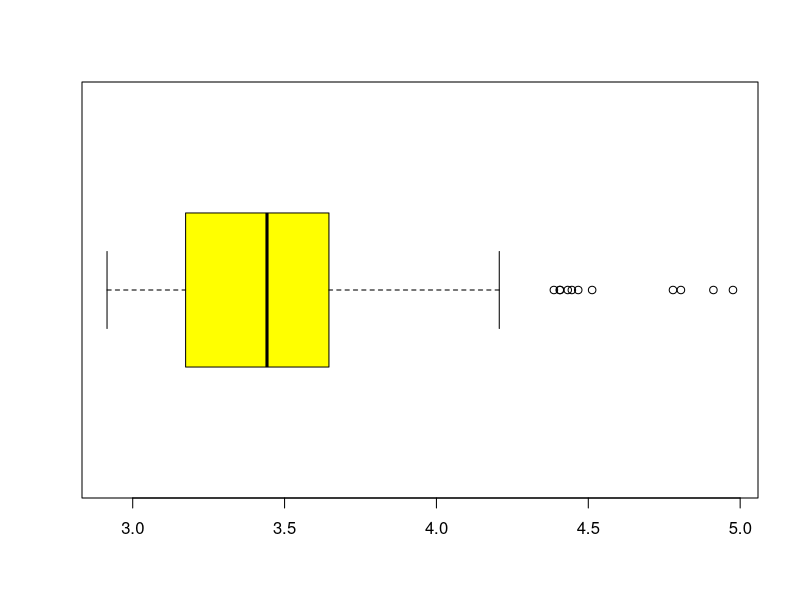
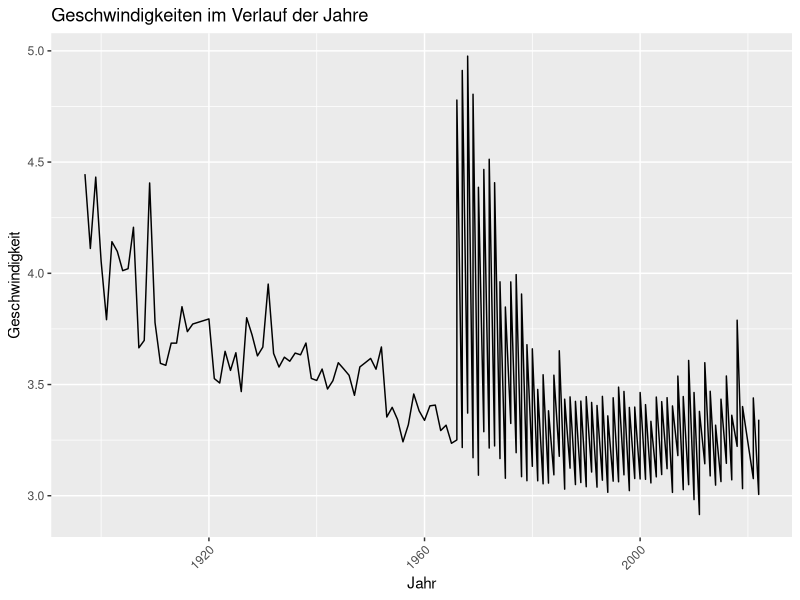
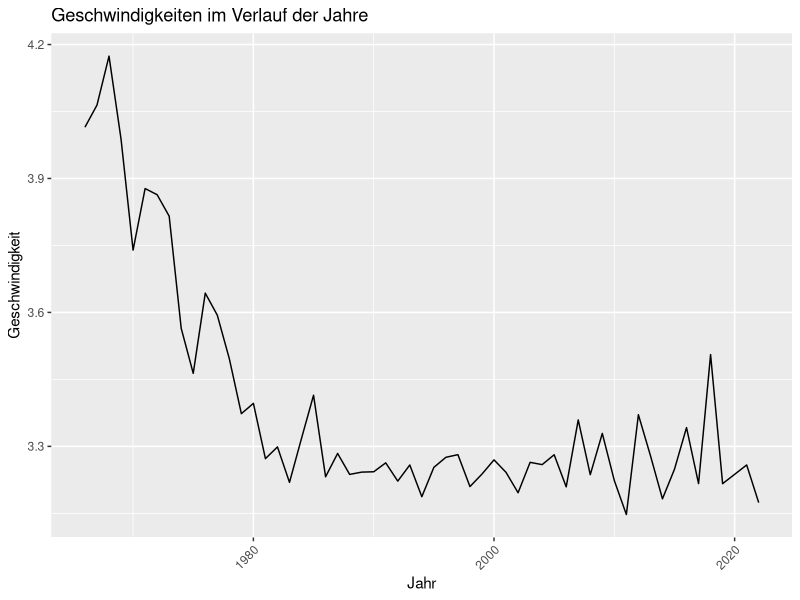
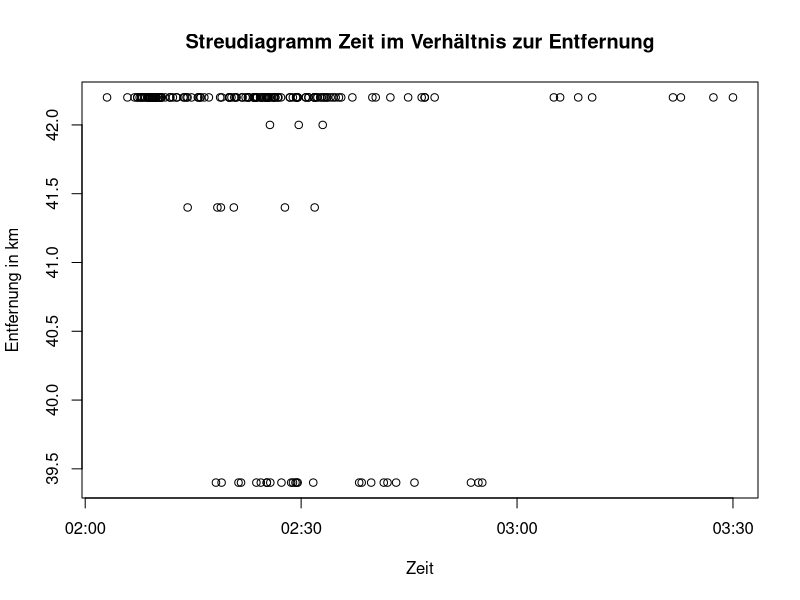
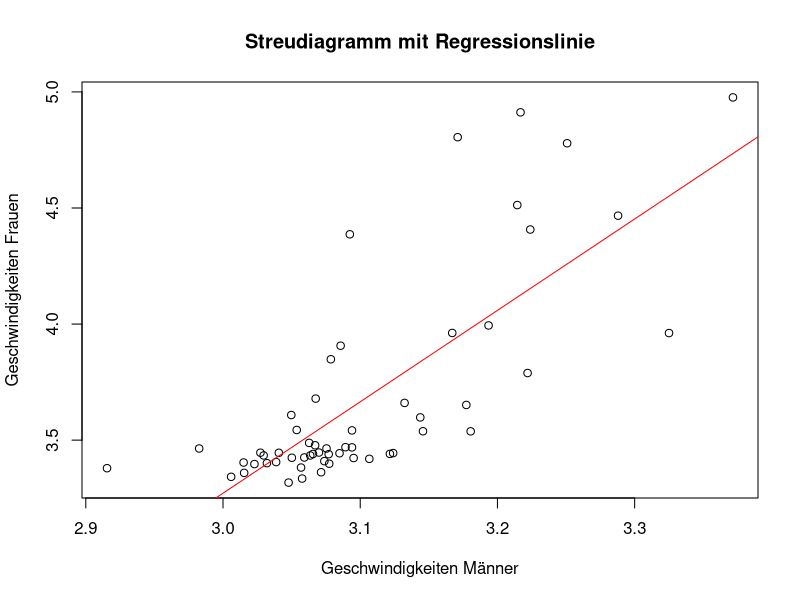

R code for these plots, in order:
## ---- chunk 1
knitr::opts_chunk$set(echo = TRUE)

# Libraries setzten
library("lubridate")
library("chron")
library("hms")
library(ggplot2)
library(dplyr)

# Datensätze importieren
all_data <- read.csv("../Mens_And_Womens_Boston_Marathon_Winners.csv")
womens_data <- read.csv("../Womens_Boston_Marathon_Winners.csv")
mens_data <- read.csv("../Mens_Boston_Marathon_Winners.csv")
## ---- chunk 2
# Geschwindigkeiten von Männern und Frauen
all_times <- format(as.POSIXct(strptime(all_data$Time, format="%H:%M:%S")), 
                    format = "%H:%M:%S")
all_times_hms <- as_hms(all_times) # Umwandlung in Stunden-Minuten-Sekunden
all_times_in_seconds <- lubridate::seconds(all_times_hms)
all_times_in_minutes <- as.numeric(all_times_in_seconds / 60)
all_speeds <- all_times_in_minutes / all_data$Distance..KM.
filtered_all_speeds <- c(all_speeds)[!(is.null(all_speeds) | is.na(all_speeds) | all_speeds == "")]

# Geschwindigkeiten von Frauen
womens_times <- format(as.POSIXct(strptime(womens_data$Time, format = "%H:%M:%S")), 
                    format = "%H:%M:%S")
womens_times_hms <- as_hms(womens_times) # Umwandlung in Stunden-Minuten-Sekunden
womens_times_in_seconds <- lubridate::seconds(womens_times_hms)
womens_times_in_minutes <- as.numeric(womens_times_in_seconds / 60)
womens_speeds <- womens_times_in_minutes / womens_data$Distance..KM.

# Geschwindigkeiten von Männern
mens_times <- format(as.POSIXct(strptime(mens_data$Time, format="%H:%M:%S")), 
                    format = "%H:%M:%S")
mens_times_hms <- as_hms(mens_times) # Umwandlung in Stunden-Minuten-Sekunden
mens_times_in_seconds <- lubridate::seconds(mens_times_hms)
mens_times_in_minutes <- as.numeric(mens_times_in_seconds / 60)
mens_speeds <- mens_times_in_minutes / mens_data$Distance..KM.
## ---- chunk 3
mean_speeds <- mean(all_speeds, na.rm = TRUE)
mean_womens_speeds <- mean(womens_speeds, na.rm = TRUE)
mean_mens_speeds <- mean(mens_speeds, na.rm = TRUE)
diff_means <- mean_mens_speeds - mean_womens_speeds
## ---- chunk 4
median_speeds <- median(all_speeds, na.rm = TRUE)
median_womens_speeds <- median(womens_speeds, na.rm = TRUE)
median_mens_speeds <- median(mens_speeds, na.rm = TRUE)
diff_median <- abs(mean_womens_speeds -  mean_mens_speeds)
## ---- chunk 5
min_speed <- min(all_speeds, na.rm = TRUE)
min_womens_speed <- min(womens_speeds, na.rm = TRUE)
min_mens_speed <- min(mens_speeds, na.rm = TRUE)
# schnellste Geschwindigkeit entspricht der der Männer:
min_speed == min_mens_speed

max_speed <- max(all_speeds, na.rm = TRUE)
max_womens_speed <- max(womens_speeds, na.rm = TRUE)
max_mens_speed <- max(mens_speeds, na.rm = TRUE)
# langsamste Geschwindigkeit entspricht der der Frauen:
max_speed == max_womens_speed
## ---- chunk 6
quartiles_all_speeds <- quantile(filtered_all_speeds, probs = c(0, 0.25, 0.5, 0.75, 1))
summary_all_speeds <- summary(all_speeds)
summary_all_speeds
boxplot(all_speeds, type=1, col=c('yellow'), horizontal = TRUE)
## ---- chunk 7
# barplot(all_speeds, col = rainbow(250), main = "Geschwindigkeiten im Verlauf der Jahre")
all_speeds_df <- data.frame(Jahr = all_data$Year, 
                            Geschwindigkeit = all_speeds)
# todo wenn mehrere Werte pro Jahr: Durchschnitt
ggplot(all_speeds_df, aes(x = Jahr, y = Geschwindigkeit)) +
  geom_line() +
  xlab("Jahr") +
  ylab("Geschwindigkeit") +
  ggtitle("Geschwindigkeiten im Verlauf der Jahre") +
  theme(axis.text.x = element_text(angle = 45, hjust = 1))
## ---- chunk 8
mens_data_since_1966 <- subset(mens_data, Year >= 1966)
filtered_womens_data <- womens_data[!(is.na(womens_data$Year) | is.nan(womens_data$Year)), ]
merged_data <- merge(mens_data_since_1966, filtered_womens_data, by = "Year")
merged_data$Speed.x <- as.numeric(lubridate::seconds(as_hms(format(as.POSIXct(strptime(merged_data$Time.x, format="%H:%M:%S")), format = "%H:%M:%S"))) / 60) / merged_data$Distance..KM..x
merged_data$Speed.y <- as.numeric(lubridate::seconds(as_hms(format(as.POSIXct(strptime(merged_data$Time.y, format="%H:%M:%S")), format = "%H:%M:%S"))) / 60) / merged_data$Distance..KM..y
mean_speed_since_1966 <- rowMeans(merged_data[, c("Speed.x", "Speed.y")], na.rm = TRUE)

mean_speeds_since_1966_df <- data.frame(Jahr = merged_data$Year, 
                            Geschwindigkeit = mean_speed_since_1966)

ggplot(mean_speeds_since_1966_df, aes(x = Jahr, y = Geschwindigkeit)) +
  geom_line() +
  xlab("Jahr") +
  ylab("Geschwindigkeit") +
  ggtitle("Geschwindigkeiten im Verlauf der Jahre") +
  theme(axis.text.x = element_text(angle = 45, hjust = 1))
## ---- chunk 9
plot(
  times(all_data$Time),
  all_data$Distance..KM.,
  main = "Streudiagramm Zeit im Verhältnis zur Entfernung",
  xlab = "Zeit",
  ylab = "Entfernung in km")
## ---- chunk 10
frequency <- table(all_data$Country, exclude = c(NULL, ""))
df <- data.frame(Land = names(frequency), Häufigkeit = as.vector(unname(frequency)))
df <- arrange(df, desc(frequency))
df
#pie(df_filtered$Frequency.Freq, labels = df_filtered$Country, main = "Wins by Country")
## ---- chunk 11
lm_model <- lm(Speed.y ~ Speed.x, data = merged_data)

predicted_values <- predict(lm_model)
plot(
  merged_data$Speed.x, 
  merged_data$Speed.y, 
  main = "Streudiagramm mit Regressionslinie",
  xlab = "Geschwindigkeiten Männer",
  ylab = "Geschwindigkeiten Frauen")
abline(lm_model, col = "red")
covariance <- cov(merged_data$Speed.x, merged_data$Speed.y)
correlation <- cor(merged_data$Speed.x, merged_data$Speed.y)
## ---- chunk 12
sd_all_speeds <- sd(all_speeds, na.rm= TRUE)
